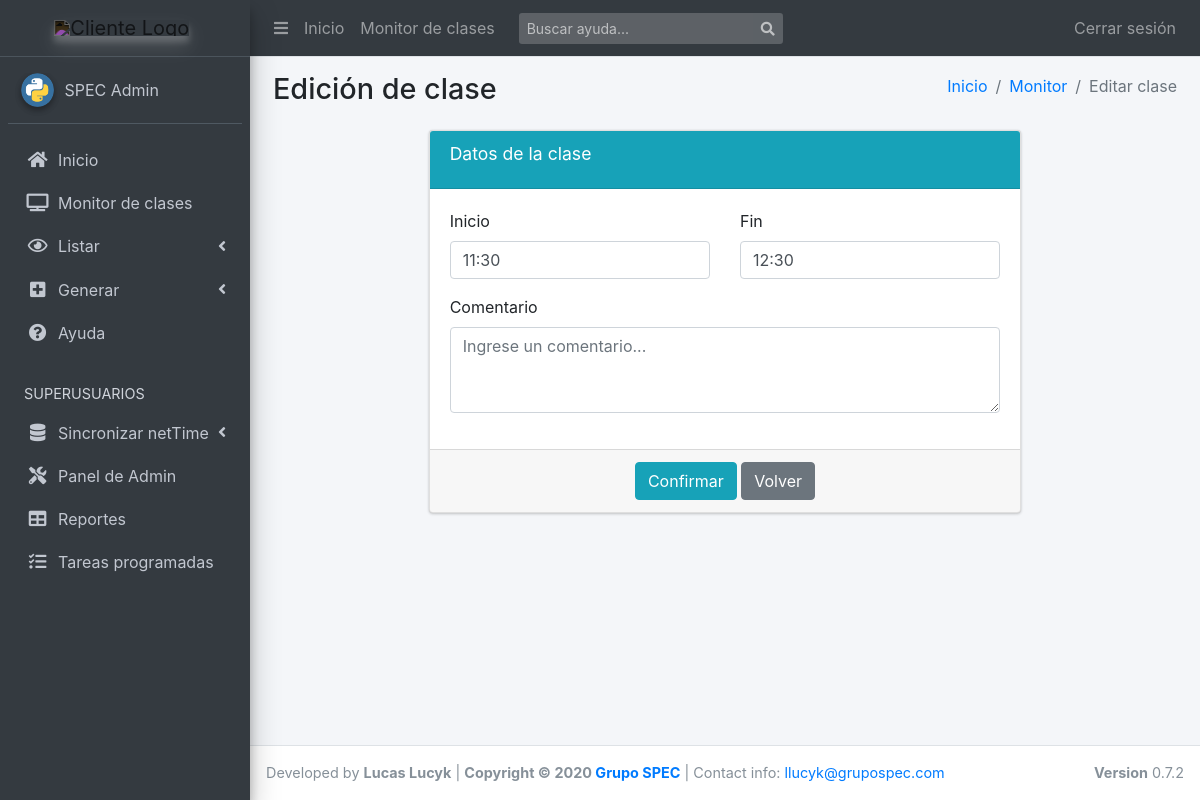
The page /clases/88/edit/ (signed in) on the database as committed earlier.
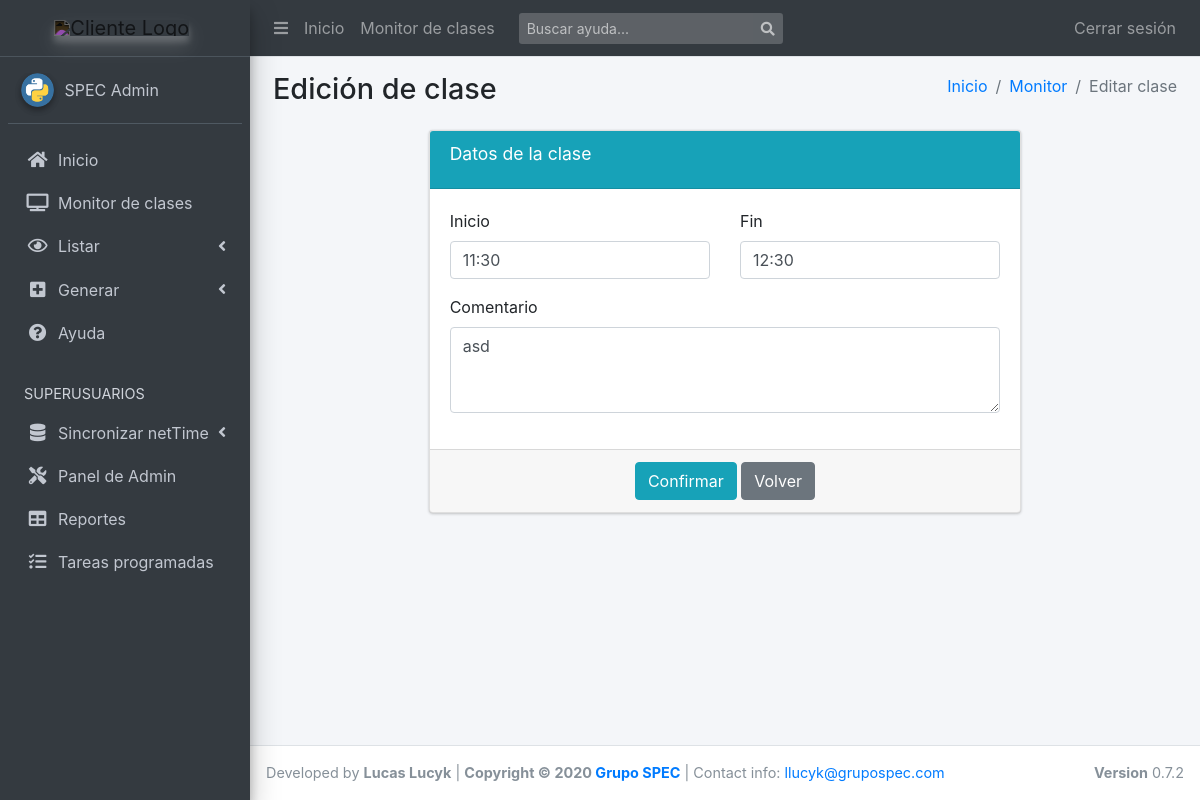
The same page on the database as committed later.
### scg_app/models.py (models this page shows, shortened)
class Clase(models.Model):
    recurrencia = models.ForeignKey(
        'Recurrencia', on_delete=models.CASCADE, null=True)
    creacion = models.DateTimeField(default=timezone.now)
    dia_semana = models.CharField(
        max_length=9, choices=settings.DIA_SEMANA_CHOICES, blank=True)
    fecha = models.DateField(blank=True, default=timezone.now)
    horario_desde = models.TimeField(blank=True, default=timezone.now)
    horario_hasta = models.TimeField(blank=True, default=timezone.now)
    horas = models.FloatField(blank=True, null=True)
    actividad = models.ForeignKey('Actividad', on_delete=models.SET(''))
    sede = models.ForeignKey('Sede', on_delete=models.SET(''))
    empleado = models.ForeignKey(
        'Empleado', on_delete=models.SET(''), related_name='empleado')
    reemplazo = models.ForeignKey(
        'Empleado', blank=True, null=True,
        on_delete=models.SET(''),
        related_name='reemplazo')
    ausencia = models.ForeignKey(
        'MotivoAusencia', blank=True, null=True, on_delete=models.SET(''),
        related_name='ausencia')
    confirmada = models.BooleanField(blank=True, default=False)
    modificada = models.BooleanField(blank=True, default=False)
    estado = models.CharField(
        max_length=1, choices=settings.ESTADOS_CHOICES, null=True, blank=True,
        default=settings.ESTADOS_CHOICES[0][0])
    presencia = models.CharField(
        max_length=12, choices=settings.PRESENCIA_CHOICES, null=True,
        blank=True, default=settings.PRESENCIA_CHOICES[0][0])
    comentario = models.CharField(
        max_length=1000, blank=True, help_text="Aclaraciones varias")
    locked = models.BooleanField(blank=True, default=False)
    class Meta:
        verbose_name = "Clase"
        verbose_name_plural = "Clases"
        get_latest_by = "id"
        ordering = ["-fecha"]
        permissions = [
            ("confirm_classes", "Can confirm classes"),
            ("absence_management", "Can manage absence"),
            ("asign_replacement", "Can assign replacements"),
        ]
    class ReportBuilder:
        extra = ('monto', 'url_certificados', 'dia_semana_display')
    @property
    def dia_semana_display(self):
        return self.get_dia_semana_display()
    @property
    def url_certificados(self):
        urls = self.certificado_set.all().values_list('file_url', flat=True)
        return '\n'.join(urls)
    @property
    def monto(self):
        ejecutor = self.reemplazo if self.reemplazo else self.empleado
        escala = ejecutor.escala.filter(grupo=self.actividad.grupo)
        if not escala or not self.horas:
            return 0.0
        return escala.first().monto_hora * self.horas

### scg_app/views.py (the view, shortened to what this page needs)
# urls.py: path('<int:pk>/edit/', views.clase_edit, name='clase_update'),
@login_required
def clase_edit(request, pk, context=None):
    template = 'apps/scg_app/clase_edit.html'
    clase = get_object_or_404(Clase, pk=pk)
    form = ClaseUpdForm(instance=clase)
    context = context or {'form': form}
    if not request.user.has_sede_permission(clase.sede):
        messages.error(request, "No tiene permisos para la sede de esta clase.")
        context["locked"] = True
        return render(request, template, context)
    form = ClaseUpdForm(instance=clase)
    context = context or {'form': form}
    return render(request, template, context)

### scg_app/forms.py
class ClaseUpdForm(forms.ModelForm):
    horario_desde = forms.TimeField(widget=forms.TimeInput(format="%H:%M"),
        help_text="Horario de inicio de clase", required=True)#, initial="00:00")
    horario_desde.widget.attrs.update({'class': 'form-control hour-input', 'placeholder':'00:00'})
    horario_hasta = forms.TimeField(widget=forms.TimeInput(format="%H:%M"),
        help_text="Horario de fin de clase", required=True)#, initial="00:00")
    horario_hasta.widget.attrs.update({'class': 'form-control hour-input', 'placeholder':'00:00'})
    comentario = forms.CharField(widget=forms.Textarea, required=True)
    comentario.widget.attrs.update({
        'class': 'form-control',
        'rows': '3',
        'placeholder': 'Ingrese un comentario...',
    })
    class Meta:
        model = Clase
        fields = ['horario_desde', 'horario_hasta', 'comentario']

### scg_app/utils.py (called while the page is built)
def has_sede_permission(user, *sedes, operator: str = "AND"):
    if user.is_superuser:
        return True
    if operator == "AND":
        return all(sede in user.sedes.all() for sede in sedes)
    if operator == "OR":
        return any(sede in user.sedes.all() for sede in sedes)
    return False

### templates/apps/scg_app/clase_edit.html (shortened to what this page needs)
{% extends "base_template.html" %}
{% block namepage %}Edición de clase{% endblock %}
{% block route %}
  <li class="breadcrumb-item"><a href="{% url 'index' %}">Inicio</a></li>
  <li class="breadcrumb-item"><a href="{% url 'clases_view' %}">Monitor</a></li>
  <li class="breadcrumb-item active">Editar clase</li>
{% endblock route %}
{% block content %}
  <div class="row">
    <div class="col-md-12">
      {% if form %}
        <div class="row">
          <div class="col-md-2 col-xs-1 col-sm-1"></div>
          <div class="col-md-8 col-xs-10 col-sm-10">
            <form method="post">{% csrf_token %}
              <div class="card card-info">
                <div class="card-header">
                  <h3 class="card-title">Datos de la clase</h3>
                </div>
                <div class="card-body">
                  <div class="row">
                    <div class="col-sm-6">
                      <div class="form-group">
                        <label>Inicio</label>
                        {{ form.horario_desde }}
                      </div>
                    </div>
                    <div class="col-sm-6">
                      <div class="form-group">
                        <label>Fin</label>
                        {{ form.horario_hasta }}
                      </div>
                    </div>
                  </div>
                  <div class="row">
                    <div class="col-sm-12">
                      <div class="form-group">
                        <label>Comentario</label>
                        {{ form.comentario }}
                      </div>
                    </div>
                  </div>
                </div>
                <div class="card-footer text-center">
                  <button type="submit" class="btn btn-info" {% if locked %}disabled{% endif %}>Confirmar</button>
                  <a class="btn btn-secondary" href="javascript: window.history.back();" role="button">Volver</a>
                </div>
              </div>
            </form>
          </div>
          <div class="col-md-2 col-xs-1 col-sm-1"></div>
        </div>
      {% endif %}
    </div>
  </div>
{% endblock %}

Rows that differ between the two databases and show on the page:
changed Clase: comentario (not shown) → "asd"
